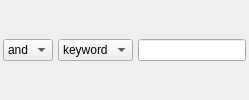
           <widget class="QFrame" name="search_4">
            <layout class="QHBoxLayout" name="horizontalLayout_59">
             <property name="spacing">
              <number>5</number>
             </property>
             <property name="leftMargin">
              <number>3</number>
             </property>
             <property name="topMargin">
              <number>3</number>
             </property>
             <property name="rightMargin">
              <number>3</number>
             </property>
             <property name="bottomMargin">
              <number>3</number>
             </property>
             <item>
              <widget class="QComboBox" name="logi_4">
               <property name="insertPolicy">
                <enum>QComboBox::NoInsert</enum>
               </property>
               <property name="sizeAdjustPolicy">
                <enum>QComboBox::AdjustToContents</enum>
               </property>
               <property name="logi" stdset="0">
                <bool>true</bool>
               </property>
               <item>
                <property name="text">
                 <string>and</string>
                </property>
               </item>
               <item>
                <property name="text">
                 <string>or</string>
                </property>
               </item>
               <item>
                <property name="text">
                 <string>not</string>
                </property>
               </item>
              </widget>
             </item>
             <item>
              <widget class="QComboBox" name="key_4">
               <property name="insertPolicy">
                <enum>QComboBox::NoInsert</enum>
               </property>
               <property name="sizeAdjustPolicy">
                <enum>QComboBox::AdjustToContents</enum>
               </property>
               <property name="search" stdset="0">
                <bool>true</bool>
               </property>
               <item>
                <property name="text">
                 <string>keyword</string>
                </property>
               </item>
               <item>
                <property name="text">
                 <string>title</string>
                </property>
               </item>
               <item>
                <property name="text">
                 <string>author</string>
                </property>
               </item>
              </widget>
             </item>
             <item>
              <widget class="QLineEdit" name="textsearch_4">
               <property name="styleSheet">
                <string notr="true"/>
               </property>
               <property name="clearButtonEnabled">
                <bool>true</bool>
               </property>
              </widget>
             </item>
            </layout>
           </widget>
